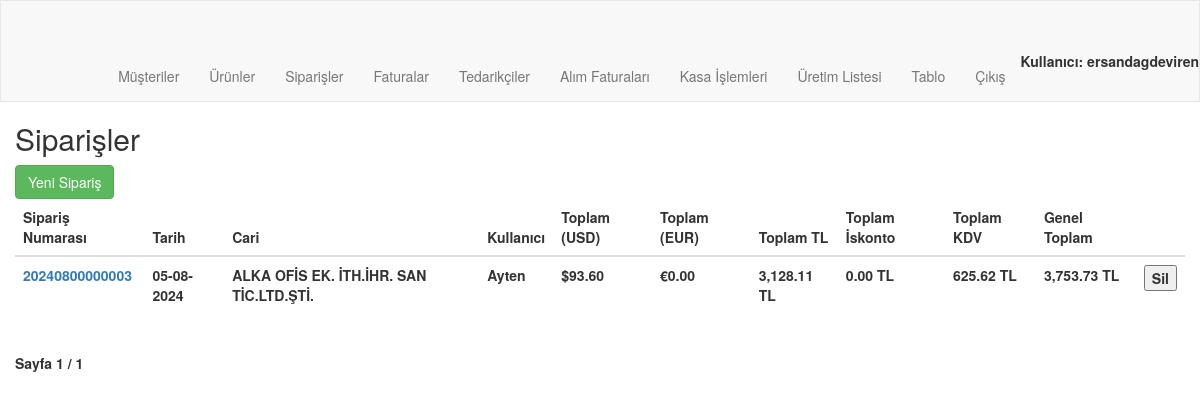
/order/orders/ (signed in), run on an earlier commit of the app's database.
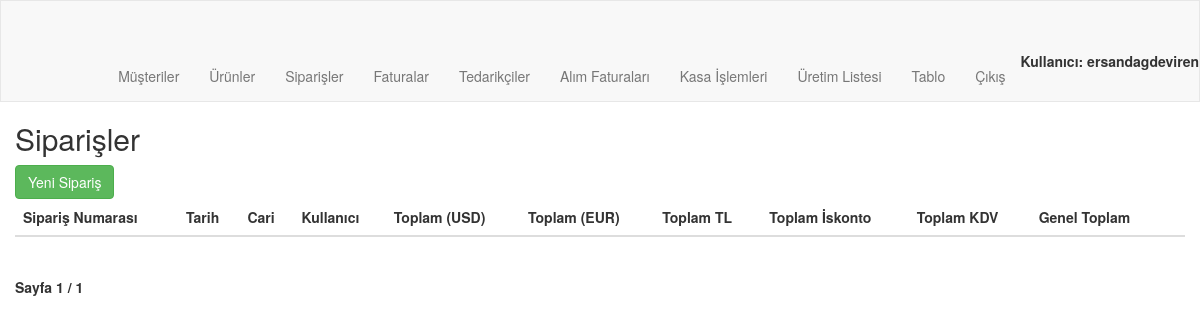
And on a later commit of the database.
### order/models.py (models this page shows, shortened)
class Order(models.Model):
    order_number = models.CharField(max_length=20, unique=True, blank=True)
    customer = models.ForeignKey(Customer, on_delete=models.PROTECT, related_name="customer_orders")
    date = models.DateTimeField(auto_now_add=True)
    user = models.ForeignKey(User, on_delete=models.CASCADE, related_name="user_orders")
    is_billed = models.BooleanField(default=False)

class Customer(models.Model):
    user = models.ForeignKey(User, on_delete=models.CASCADE, related_name="user_customers",blank=True,null=True)
    customerCode = models.CharField(max_length=50)
    companyName = models.CharField(max_length=50)
    taxOffice = models.CharField(max_length=50)
    tax_number = models.CharField(max_length=50, blank=True)
    name = models.CharField(max_length=50, blank=True)
    middleName = models.CharField(max_length=50, blank=True)
    surname = models.CharField(max_length=50, blank=True)
    city = models.CharField(max_length=50)
    district = models.CharField(max_length=50)
    adress = models.CharField(max_length=250, blank=True)
    shipping_adress=models.CharField(max_length=250, blank=True)
    country = models.CharField(max_length=50, blank=True, default="Türkiye")
    email = models.EmailField(blank=True)
    telephone = models.CharField(max_length=11, blank=True)
    customerType = models.CharField(max_length=50, blank=True)
    contactPerson = models.CharField(max_length=50, blank=True)
    E_invoice=models.BooleanField(default=True)
    def __str__(self):
        return self.companyName

### order/views.py (the view)
# urls.py: path('orders/', views.order_list, name='order_list'),
@login_required
@user_passes_test(is_admin)
def order_list(request):
    if request.method == 'POST':
        order_id = request.POST.get('order_id')
        order = get_object_or_404(Order, id=order_id)
        order.delete()
        return redirect('order:order_list')
    orders = Order.objects.all().order_by('-date')
    orders_with_totals = []
    for order in orders:
        total_amount_usd = 0
        total_amount_eur = 0
        total_amount_tl = 0
        total_tax = 0
        total_discount = 0
        for item in order.order_items.all():
            product = item.product
            if item.discount_rate == 0:
                price_in_tl = item.price * item.quantity * item.currency_rate
                discount = 0
            else:
                price_in_tl = item.price * (100 - item.discount_rate) / 100 * item.quantity * item.currency_rate
                discount = (item.price * item.quantity * item.currency_rate) - (
                        item.price * (100 - item.discount_rate) / 100 * item.quantity * item.currency_rate)
            product_tax = price_in_tl * product.tax / 100
            if str(product.currency) == 'USD':
                total_amount_usd += item.price * item.quantity
            else:  # Assuming it's EUR if not USD
                total_amount_eur += item.price * item.quantity
            total_amount_tl += price_in_tl
            total_tax += product_tax
            total_discount += discount
        total_amount_tl = round(total_amount_tl, 2)
        total_amount_eur = round(total_amount_eur, 2)
        total_amount_usd = round(total_amount_usd, 2)
        total_discount = round(total_discount, 2)
        total_tax = round(total_tax, 2)
        grand_total = total_amount_tl + total_tax
        orders_with_totals.append({
            'order': order,
            'total_amount_usd': f"{total_amount_usd:,.2f}",
            'total_amount_eur': f"{total_amount_eur:,.2f}",
            'total_amount_tl': f"{total_amount_tl:,.2f}",
            'total_discount': f"{total_discount:,.2f}",
            'total_tax': f"{total_tax:,.2f}",
            'grand_total': f"{grand_total:,.2f}",
            'order_date': order.date.strftime('%d-%m-%Y'),  # Adding the order date
        })
    paginator = Paginator(orders_with_totals, 50)  # Show 20 orders per page
    page_number = request.GET.get('page')
    page_obj = paginator.get_page(page_number)
    return render(request, 'order/order_list.html', {'page_obj': page_obj})

### order/models.py (called while the page is built)
    def __str__(self):
        return self.currency

### order/views.py (called while the page is built)
def is_admin(user):
    return user.is_authenticated and user.is_staff

### order/Templates/order/order_list.html (shortened to what this page needs)
{% extends "order/navbar.html" %}
{% block content %}
<body>
    <h2>Siparişler</h2>
    <a href="{% url 'order:customer_list' %}" class="btn btn-success mb-2">Yeni Sipariş</a>
    <table class="table">
        <thead>
            <tr>
                <th>Sipariş Numarası</th>
                <th>Tarih</th>
                <th>Cari</th>
                <th>Kullanıcı</th>
                <th>Toplam (USD)</th>
                <th>Toplam (EUR)</th>
                <th>Toplam TL</th>
                <th>Toplam İskonto</th>
                <th>Toplam KDV</th>
                <th>Genel Toplam</th>
                <th></th>
            </tr>
        </thead>
        <tbody>
            {% for order_with_total in page_obj %}
            {% if not order_with_total.order.is_billed %}
            <tr>
                <td><a href="{% url 'order:order_detail' order_with_total.order.order_number %}">{{ order_with_total.order.order_number }}</a></td>
                <td>{{ order_with_total.order_date }}</td>
                <td>{{ order_with_total.order.customer }}</td>
                <td>{{ order_with_total.order.user.username }}</td>
                <td>${{ order_with_total.total_amount_usd }}</td>
                <td>€{{ order_with_total.total_amount_eur }}</td>
                <td>{{ order_with_total.total_amount_tl }} TL</td>
                <td>{{ order_with_total.total_discount }} TL</td>
                <td>{{ order_with_total.total_tax }} TL</td>
                <td><b>{{ order_with_total.grand_total }} TL</b></td>
                <td>
                    <form method="POST" onsubmit="return confirmDelete();">
                        <button type="submit" name="delete_order">Sil</button>
                    </form>
                </td>
            </tr>
            {% endif %}
            {% endfor %}
        </tbody>
    </table>
    <div class="pagination">
        <span class="step-links">
            <span class="current">
                Sayfa {{ page_obj.number }} / {{ page_obj.paginator.num_pages }}
            </span>
        </span>
    </div>
</body>
{% endblock %}

What changed in the data, as far as the page shows it:
removed Order: order.order_number "20240800000003", order_date "05-08-2024", order.customer "ALKA OFİS EK. İTH.İHR. SAN TİC.LTD.ŞTİ.", order.user.username "Ayten", total_amount_usd "93.60", total_amount_eur "0.00", total_amount_tl "3,128.11", total_discount "0.00", total_tax "625.62", grand_total "3,753.73"
